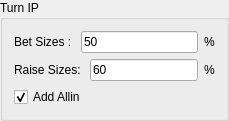
                                                    <widget class="QGroupBox" name="groupBox_2">
                                                        <property name="title">
                                                            <string>Turn IP</string>
                                                        </property>
                                                        <layout class="QVBoxLayout" name="verticalLayout_5">
                                                            <item>
                                                                <layout class="QHBoxLayout" name="horizontalLayout_9">
                                                                    <item>
                                                                        <widget class="QLabel" name="label_6">
                                                                            <property name="text">
                                                                                <string>Bet Sizes : </string>
                                                                            </property>
                                                                        </widget>
                                                                    </item>
                                                                    <item>
                                                                        <widget class="QLineEdit" name="turn_ip_bet">
                                                                            <property name="text">
                                                                                <string>50</string>
                                                                            </property>
                                                                        </widget>
                                                                    </item>
                                                                    <item>
                                                                        <widget class="QLabel" name="label_7">
                                                                            <property name="text">
                                                                                <string>%</string>
                                                                            </property>
                                                                        </widget>
                                                                    </item>
                                                                </layout>
                                                            </item>
                                                            <item>
                                                                <layout class="QHBoxLayout" name="horizontalLayout_14">
                                                                    <item>
                                                                        <widget class="QLabel" name="label_8">
                                                                            <property name="text">
                                                                                <string>Raise Sizes: </string>
                                                                            </property>
                                                                        </widget>
                                                                    </item>
                                                                    <item>
                                                                        <widget class="QLineEdit" name="turn_ip_raise">
                                                                            <property name="text">
                                                                                <string>60</string>
                                                                            </property>
                                                                        </widget>
                                                                    </item>
                                                                    <item>
                                                                        <widget class="QLabel" name="label_9">
                                                                            <property name="text">
                                                                                <string>%</string>
                                                                            </property>
                                                                        </widget>
                                                                    </item>
                                                                </layout>
                                                            </item>
                                                            <item>
                                                                <layout class="QHBoxLayout" name="horizontalLayout_15">
                                                                    <item>
                                                                        <widget class="QCheckBox" name="turn_ip_allin">
                                                                            <property name="text">
                                                                                <string>Add Allin</string>
                                                                            </property>
                                                                            <property name="checked">
                                                                                <bool>true</bool>
                                                                            </property>
                                                                        </widget>
                                                                    </item>
                                                                </layout>
                                                            </item>
                                                        </layout>
                                                    </widget>
